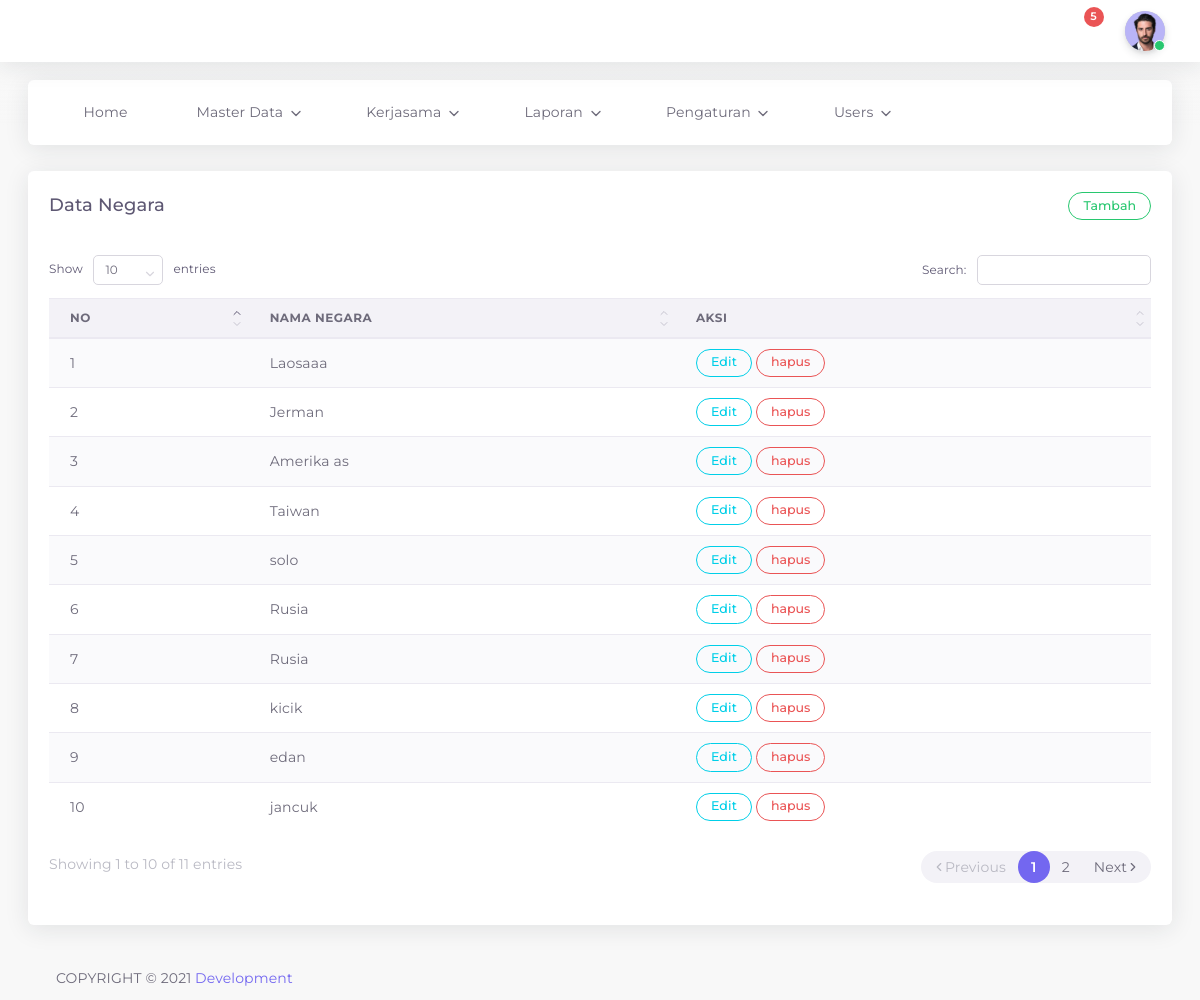
The app's page /admin/negara_data.php (signed in) with its own data.
### tables this page shows
CREATE TABLE `negara` (
  `id` int(11) NOT NULL,
  `negara_nama` varchar(100) NOT NULL
);

### admin/negara_data.php (the view, shortened to what this page needs)
<?php
include "header.php";
?>
<div class="app-content content ">
		<div class="content-wrapper container-xxl p-0">
			<div class="row match-height">
				<div class="col-lg-12">
					<div class="card">
						<div class="card-header">
							<h4 class="card-title">Data Negara</h4>
							<button
									type="button"
									class="btn btn-outline-success round btn-sm"
									data-toggle="modal"
									data-target="#tambah_data">Tambah</button>
						</div>
							<div class="card-body table-responsive">
								<table id="dataTables" class="table table-striped">
									<thead>
											<tr>
													<th>No</th>
													<th>NAMA NEGARA</th>
													<th>Aksi</th>
											</tr>
									</thead>
										<tbody>
											<?php
											include "config.php";
											$no = 1;
											$data = mysqli_query($kon, "SELECT * FROM negara ORDER BY id ASC");
											while($hasil = mysqli_fetch_array($data)){
											?>
												<tr>
														<td>
															<?php echo $no++; ?>
														</td>
														<td><?php echo $hasil ['negara_nama'];?></td>
														<td>
															<a href="#" type="button" class="open_modal btn btn-outline-info round btn-sm" data-toggle="modal" data-target="#edit<?php echo $hasil['id']; ?>">Edit</a>
																	<button
																	type="button"
																	class="btn btn-outline-danger round btn-sm"
																	data-toggle="modal"
																	data-target="#deleteEmployeeModal<?php echo $hasil['id']; ?>">hapus</button>
														</td>
												</tr>
								<?php
									}
									?>
									</tbody>
						</table>
					</div>
			</div>
		</div>
	</div>
</div>
		<div class="drag-target"></div>
		<?php include "footer.php";?>
</body>
</html>

### records on screen
negara: negara_nama "Laosaaa"
negara: negara_nama "Jerman"
negara: negara_nama "Amerika as"
negara: negara_nama "Taiwan"
negara: negara_nama "solo"
negara: negara_nama "Rusia"
negara: negara_nama "Rusia"
negara: negara_nama "kicik"
negara: negara_nama "edan"
negara: negara_nama "jancuk"
